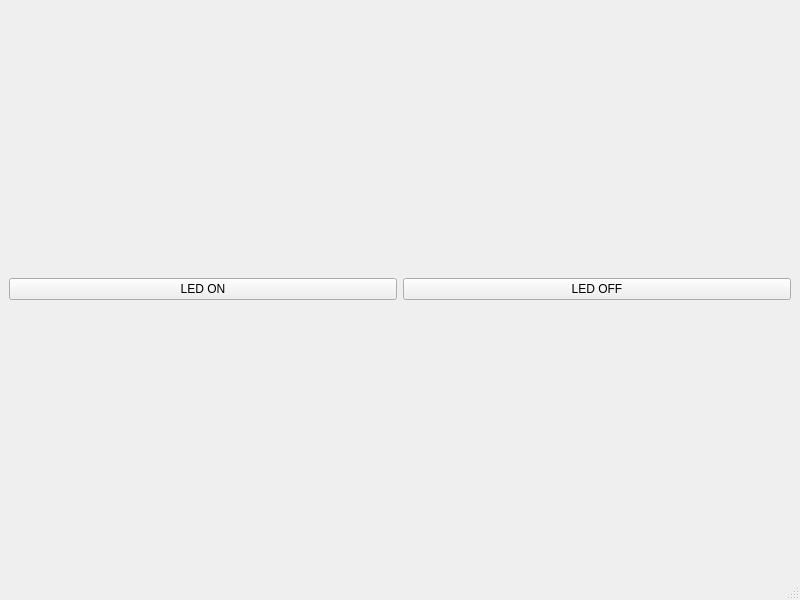
<?xml version="1.0" encoding="UTF-8"?>
<ui version="4.0">
 <class>MainWindow</class>
 <widget class="QMainWindow" name="MainWindow">
  <property name="geometry">
   <rect>
    <x>0</x>
    <y>0</y>
    <width>800</width>
    <height>600</height>
   </rect>
  </property>
  <property name="windowTitle">
   <string>MainWindow</string>
  </property>
  <widget class="QWidget" name="centralwidget">
   <layout class="QHBoxLayout" name="horizontalLayout">
    <item>
     <widget class="QPushButton" name="led_on_button">
      <property name="text">
       <string>LED ON</string>
      </property>
     </widget>
    </item>
    <item>
     <widget class="QPushButton" name="led_off_button">
      <property name="text">
       <string>LED OFF</string>
      </property>
     </widget>
    </item>
   </layout>
  </widget>
  <widget class="QMenuBar" name="menubar">
   <property name="geometry">
    <rect>
     <x>0</x>
     <y>0</y>
     <width>800</width>
     <height>24</height>
    </rect>
   </property>
  </widget>
  <widget class="QStatusBar" name="statusbar"/>
 </widget>
 <resources/>
 <connections/>
</ui>
